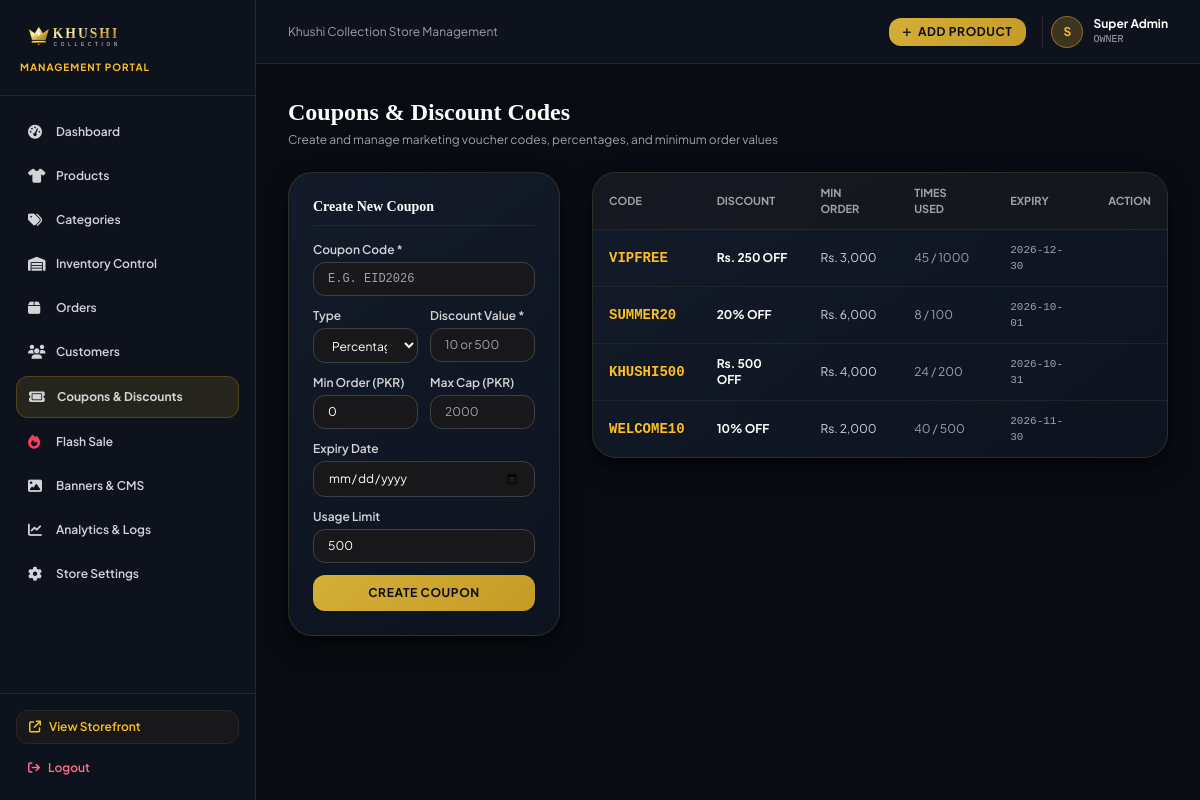
Before: /admin/coupons (signed in) with the older database file.
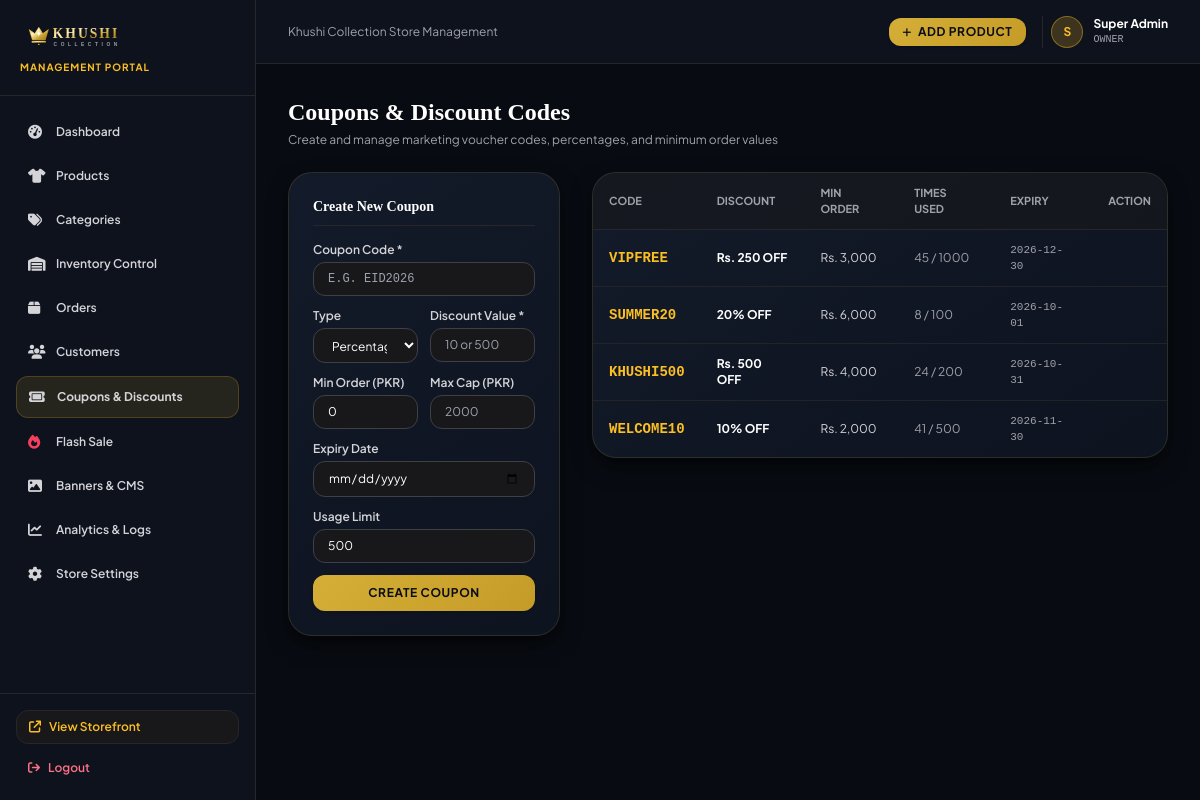
After: the same page with the newer database file.
### tables this page shows
CREATE TABLE coupons (
        id INTEGER PRIMARY KEY AUTOINCREMENT,
        code TEXT UNIQUE NOT NULL,
        discount_type TEXT DEFAULT 'percentage',
        discount_value REAL NOT NULL,
        min_order_amount REAL DEFAULT 0,
        max_discount REAL,
        expiry_date TEXT,
        usage_limit INTEGER DEFAULT 1000,
        times_used INTEGER DEFAULT 0,
        is_active INTEGER DEFAULT 1,
        created_at TIMESTAMP DEFAULT CURRENT_TIMESTAMP
    );

### routes/admin.py (the view, shortened to what this page needs)
@admin_bp.route('/coupons', methods=['GET', 'POST'])
@admin_required(['super_admin', 'manager'])
def coupons():
    coupons_list = query_db('SELECT * FROM coupons ORDER BY id DESC')
    return render_template('admin/coupons/index.html', coupons=coupons_list)

### database.py (called while the page is built)
def get_db():
    try:
        conn = sqlite3.connect(DATABASE_PATH, timeout=30.0)
        conn.row_factory = sqlite3.Row
        conn.execute("PRAGMA foreign_keys = ON")
        try:
            conn.execute("PRAGMA journal_mode = WAL")
        except Exception:
            try:
                conn.execute("PRAGMA journal_mode = DELETE")
            except Exception:
                pass
        return conn
    except Exception:
        conn = sqlite3.connect(":memory:", timeout=30.0)
        conn.row_factory = sqlite3.Row
        return conn

def query_db(query, args=(), one=False):
    conn = get_db()
    cur = conn.cursor()
    cur.execute(query, args)
    rv = cur.fetchall()
    conn.close()
    return (rv[0] if rv else None) if one else rv

### templates/admin/coupons/index.html (shortened to what the changed rows need)
{% extends 'admin/base.html' %}
{% block content %}
<div class="space-y-6">
    <div class="flex items-center justify-between">
        <div>
            <h1 class="text-2xl font-serif font-bold text-white">Coupons & Discount Codes</h1>
        </div>
    </div>
    <div class="grid grid-cols-1 lg:grid-cols-12 gap-8">
        <div class="lg:col-span-8">
            <div class="luxury-card rounded-3xl overflow-hidden">
                <table class="w-full text-left text-xs text-zinc-300">
                    <thead class="text-zinc-400 uppercase font-semibold border-b border-zinc-800 bg-zinc-900/60 text-[11px]">
                        <tr>
                            <th class="py-3 px-4">Code</th>
                            <th class="py-3 px-4">Discount</th>
                            <th class="py-3 px-4">Min Order</th>
                            <th class="py-3 px-4">Times Used</th>
                            <th class="py-3 px-4">Expiry</th>
                            <th class="py-3 px-4 text-right">Action</th>
                        </tr>
                    </thead>
                    <tbody class="divide-y divide-zinc-800/80">
                        {% for c in coupons %}
                        <tr class="hover:bg-zinc-800/30 transition">
                            <td class="py-3 px-4 font-mono font-bold text-amber-400 text-sm">{{ c.code }}</td>
                            <td class="py-3 px-4 font-bold text-white">
                                {% if c.discount_type == 'percentage' %}
                                {{ c.discount_value|int }}% OFF
                                {% else %}
                                Rs. {{ "{:,}".format(c.discount_value|int) }} OFF
                                {% endif %}
                            </td>
                            <td class="py-3 px-4">Rs. {{ "{:,}".format(c.min_order_amount|int) }}</td>
                            <td class="py-3 px-4 text-zinc-400">{{ c.times_used }} / {{ c.usage_limit }}</td>
                            <td class="py-3 px-4 font-mono text-[11px] text-zinc-400">{{ c.expiry_date or 'No Expiry' }}</td>
                            <td class="py-3 px-4 text-right">
                            </td>
                        </tr>
                        {% endfor %}
                    </tbody>
                </table>
            </div>
        </div>
    </div>
</div>
{% endblock %}

Changed rows visible on the page:
changed coupons "WELCOME10": times_used "40" → "41"
